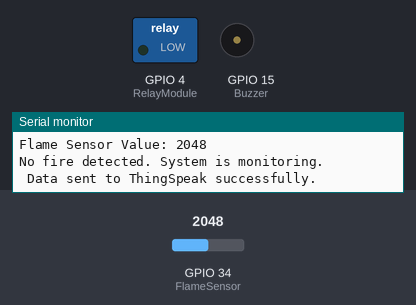
Bench run of a sketch on a simulated ESP32. On the bench: switched loads named in the sketch (green lamp = pin HIGH), buzzer (waves = sounding, pin HIGH), the last lines printed to the serial monitor. Inputs (shaded band) come from the test bench; at power-on: GPIO 34 (FlameSensor) = 2048. WiFi joins after 1.5 s; servers stay silent unless stated.

Above: at 3.2 s.
3.3 s: GPIO 34 (FlameSensor) set to 327
6.3 s: GPIO 34 (FlameSensor) set to 282
At 7.4 s:
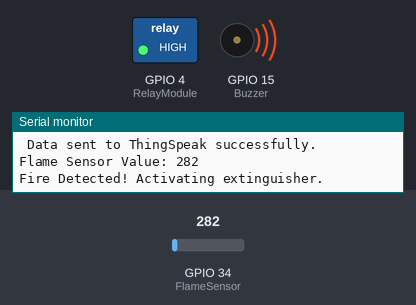
12.4 s: GPIO 34 (FlameSensor) set to 491
At 13.5 s:
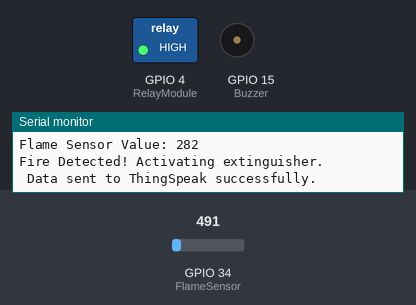
16.7 s: GPIO 34 (FlameSensor) set to 260
At 18.2 s:
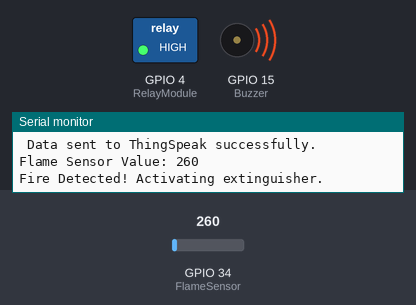
Timing chart, 0 to 24.2 s (numbered marks = the images above; inputs shaded):
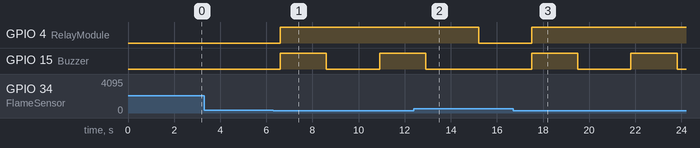

The sketch:

Automatic_Fire_Extinguisher_System.ino
```cpp
#include <WiFi.h>
#include <ThingSpeak.h>

const char* ssid = "Your_SSID";
const char* password = "Your_Password";

#define FlameSensor 34
#define RelayModule 4
#define Buzzer 15

long myChannelNumber = 123456;  // Replace with your ThingSpeak Channel Number
const char* myWriteAPIKey = "Your_Write_API_Key";

const int flameThreshold = 300;
int waterpump, fireDetected;

WiFiClient client;

void WiFiSetup() {
    WiFi.mode(WIFI_STA);
    WiFi.begin(ssid, password);

    Serial.print("Connecting to WiFi...");
    unsigned long startTime = millis();

    while (WiFi.status() != WL_CONNECTED) {
        delay(1000);
        Serial.print(".");

        if (millis() - startTime > 20000) {  // Timeout after 20 seconds
            Serial.println("\nWiFi connection failed! Restarting...");
            ESP.restart();
        }
    }

    Serial.println("\nConnected to WiFi");
    Serial.print("IP Address: ");
    Serial.println(WiFi.localIP());
}

void setup() {
    Serial.begin(115200);

    pinMode(FlameSensor, INPUT);
    pinMode(RelayModule, OUTPUT);
    pinMode(Buzzer, OUTPUT);

    digitalWrite(RelayModule, LOW); // Initially turn off the relay
    digitalWrite(Buzzer, LOW); // Initially turn off the buzzer

    WiFiSetup();

    ThingSpeak.begin(client);
}

void loop() {
    int flameValue = analogRead(FlameSensor);
    Serial.print("Flame Sensor Value: ");
    Serial.println(flameValue);

    if (flameValue < flameThreshold) {
        Serial.println("Fire Detected! Activating extinguisher.");
        fireDetected = 1;

        digitalWrite(RelayModule, HIGH); // Activate the relay (water pump ON)
        waterpump = 1;
        digitalWrite(Buzzer, HIGH); // Activate the buzzer
        delay(2000);
        digitalWrite(Buzzer, LOW); // Turn off the buzzer
    }
    else {
        Serial.println("No fire detected. System is monitoring.");
        digitalWrite(RelayModule, LOW); // Turn off the relay (water pump OFF)
        fireDetected = 0;
        waterpump = 0;
    }

    sendDataToThingSpeak(fireDetected, flameValue, waterpump);
    delay(2000); // Reduced delay for more frequent updates
}

void sendDataToThingSpeak(int fireDetected, int flameIntensity, int waterpumpStatus) {
    ThingSpeak.setField(1, fireDetected);
    ThingSpeak.setField(2, flameIntensity);
    ThingSpeak.setField(3, waterpumpStatus);

    int responseCode = ThingSpeak.writeFields(myChannelNumber, myWriteAPIKey);
    if (responseCode == 200) {
        Serial.println(" Data sent to ThingSpeak successfully.");
    } else {
        Serial.print("Error sending data to ThingSpeak. Response code: ");
        Serial.println(responseCode);
    }
}
```

Measured:
- the behaviour switches between 300 and 299 on GPIO 34 (FlameSensor) (found by bisection; images 0 and 1)
- after the input at 6.3 s, GPIO 4 (RelayModule): LOW → HIGH after 0.31 s; GPIO 15 (Buzzer): LOW → HIGH after 0.31 s, → LOW 2.0 s later, → HIGH 2.3 s later
- after the input at 12.4 s, GPIO 4 (RelayModule): HIGH → LOW after 2.8 s; GPIO 15 (Buzzer): goes on until 12.9 s, then stays LOW
- after the input at 16.7 s, GPIO 4 (RelayModule): LOW → HIGH after 0.81 s; GPIO 15 (Buzzer): alternates HIGH for 2.0 s and LOW for 2.3 s, starting after 0.81 s
